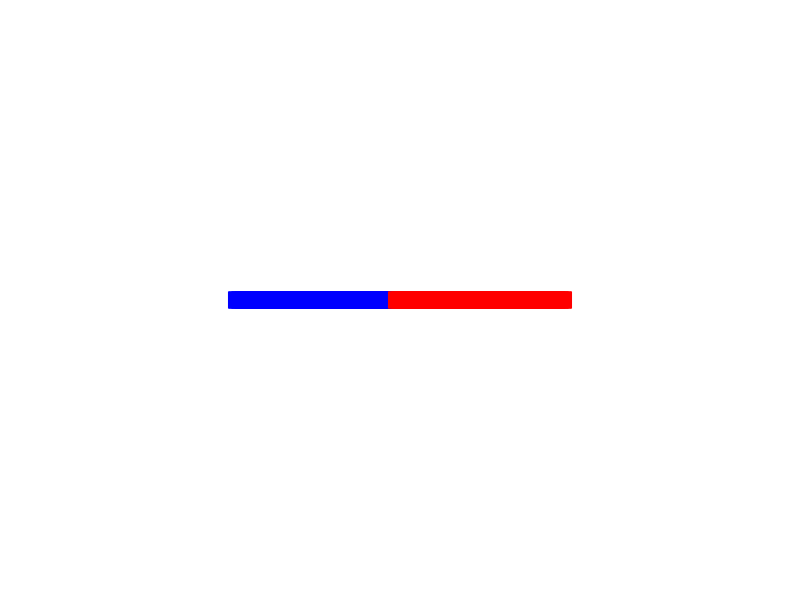

Write the MATLAB code that produced this figure.
%-------MAIN SCRIPT-------w-
%Any code within this function is automatically executed on start up as
%this function is the name of the script file.
%this function has no parameters and is the startup for the game
function [] = tron
%close all windows, clear all variables, and clear console screen
close all;
clear all;
clc;

%this is the time between each refresh of the snake.
speed=0.035;

%if the game is currently paused, >0 is true, 0 is false.
currently = 0;

%this determines the direction of the snake UP - 1 , RIGHT - 0 , DOWN - 3 ,
%LEFT - 2
%start snake going in the right direction.
player1_direction = 0;
player2_direction = 2;

%this controls how much space between the snake body parts. DONT TOUCH
bike_speed = 1;

%creates figure, name disp
disp=figure('units','pixels','Name','Tron','Color','white');
%get screensize and set it to the Position parameter 
SCREEN_DIMENSIONS = get(0,'Screensize');

%player's score, by default 0.
PLAYER1_SCORE=0;
PLAYER2_SCORE=0;
%running is a boolean variable that breaks the main loop if the game is running or
%not.
running = 1;
%width and height of window, not the actual graph.
% WIDTH = 700;
% HEIGHT = 500;
%width and height of the graph 0<X<100 and 0<Y<100
GRAPH_WIDTH=200;
GRAPH_HEIGHT=100;
%dimensions in pixels of the screen laid out.
PLOT_DIMENSIONS = SCREEN_DIMENSIONS;
%[SCREEN_DIMENSIONS(3)/2-WIDTH/2 SCREEN_DIMENSIONS(4)/2-HEIGHT/2 WIDTH HEIGHT];
%set the figure into the center of screen with proper dimensions
set(disp,'Position',PLOT_DIMENSIONS);
%turn off Resize, toolbar, and menubar (all unnecessary).
set(disp,'Resize','off');
set(disp,'ToolBar','none');
set(disp,'MenuBar','none');
%within the figure, anytime a key is pressed, send the data of the key
%pressed to the KeyPress function created.
set(disp,'KeyPressFcn',@keyPress);


%https://www.mathworks.com/help/matlab/ref/matlab.graphics.primitive.text-properties.html
title('TRON','Color','white','FontName','Terminal','FontSize',20);

%makes figure boxed in
box on;



%set axii to the graph width and height
axis([0 GRAPH_WIDTH 0 GRAPH_HEIGHT]);
axis manual;
%remove the ticks
XTick=1:GRAPH_WIDTH;
YTick=1:GRAPH_HEIGHT;

set(gca,'YTick', YTick,'XTick',XTick);
set(gca,'Color','black');
set(gca,'XColor','w');
set(gca,'YColor','w');
set(gca,'LineWidth',1);
set(gca,'Position',[0.1,0.1,0.8,0.8]);
set(gca,'TickLength',[0,0]);
grid on
hold on

%snake body stored in groups of X,Y;
%first body part is the first column, etc.
%preallocating space for the lines to save time.
player1_body=zeros(2,10000);
player2_body=zeros(2,10000);
player1_body=[GRAPH_WIDTH/4 GRAPH_HEIGHT/2;GRAPH_WIDTH/4-bike_speed GRAPH_HEIGHT/2];
player2_body=[GRAPH_WIDTH*3/4 GRAPH_HEIGHT/2;GRAPH_WIDTH*3/4+bike_speed GRAPH_HEIGHT/2];

%initial plot of the snake body, represented by snake_actual. Green squares
%with a marker size of 10.
player1_plot=plot(player1_body(:,1),player1_body(:,2),'bs','MarkerSize',12);
set(player1_plot,'MarkerFaceColor','b');

player2_plot=plot(player2_body(:,1),player2_body(:,2),'rs','MarkerSize',12);
set(player2_plot,'MarkerFaceColor','r');

%this function turns the snake counter clock wise
%UP - 1 , RIGHT - 0 , DOWN - 3 ,LEFT - 2
function newDir=turnCCW(curDir)
    %if the snake direction is 3, set to 0, as adding 1 to it would break
    %the system. Essentially this is turning it clockwise but due to the
    %nature of the direction system, this is necessary.
    if(curDir==3)
        newDir=0;
    else
        %simply just add 1, changes the direction properly (1->2, up->left)
    newDir=curDir+1;
    end
end

%this function turns the snake clock wise
%UP - 1 , RIGHT - 0 , DOWN - 3 ,LEFT - 2
function newDir=turnCW(curDir)
    %must manually set 0 to 3 as subtracting 1 would not work.
    if(curDir==0)
        newDir=3;
    else
    %if it is not at 0, simply subtract 1 to change dir. properly
    %(2->1, left->up)
    newDir=curDir-1;
    end
end

%this function is embedded into the figure disp which holds the snake. any
%time the user is selected on this figure and presses a key, this function
%is triggered.
function keyPress(src, event)
    %switch statement, event.Key is the key being pressed.
    switch(event.Key)
        %if the up arrow is pressed
        case 'uparrow'
            %and the snake is going to the right
            if(player2_direction==0)
                %turn the snake upward or counter clock wise
                player2_direction=turnCCW(player2_direction);
            end
            %and the snake is going to the left
            if(player2_direction==2)
                %turn the snake downward or clock wise
                player2_direction=turnCW(player2_direction);
            end
        %if the down arrow is pressed
        case 'downarrow'
            %snake is going to the right
            if(player2_direction==0)
                %turn down or clock wise
                player2_direction=turnCW(player2_direction);
            end
            %snake is goig to the left
            if(player2_direction==2)
                %turn the snake down or counter clock wise
                player2_direction=turnCCW(player2_direction);
            end
        %if the left arrow is pressed    
        case 'leftarrow'
            %snake going up
            if(player2_direction==1)
                %turn left or counter clock wise
                player2_direction=turnCCW(player2_direction);
            end
            %snake going down
            if(player2_direction==3)
                %turn right or clock wise
                player2_direction=turnCW(player2_direction);
            end
        %if the right arrow is pressed
        case 'rightarrow'
            %if the snake is going up
            if(player2_direction==1)
                %turn to the right or clock wise
                player2_direction=turnCW(player2_direction);
            end
            %if the snake is going down
            if(player2_direction==3)
                %turn to the left or counter clock wise
                player2_direction=turnCCW(player2_direction);
            end
         case 'w'
            %and the snake is going to the right
            if(player1_direction==0)
                %turn the snake upward or counter clock wise
                player1_direction=turnCCW(player1_direction);
            end
            %and the snake is going to the left
            if(player1_direction==2)
                %turn the snake downward or clock wise
                player1_direction=turnCW(player1_direction);
            end
        %if the down arrow is pressed
        case 's'
            %snake is going to the right
            if(player1_direction==0)
                %turn down or clock wise
                player1_direction=turnCW(player1_direction);
            end
            %snake is goig to the left
            if(player1_direction==2)
                %turn the snake down or counter clock wise
                player1_direction=turnCCW(player1_direction);
            end
        %if the left arrow is pressed    
        case 'a'
            %snake going up
            if(player1_direction==1)
                %turn left or counter clock wise
                player1_direction=turnCCW(player1_direction);
            end
            %snake going down
            if(player1_direction==3)
                %turn right or clock wise
                player1_direction=turnCW(player1_direction);
            end
        %if the right arrow is pressed
        case 'd'
            %if the snake is going up
            if(player1_direction==1)
                %turn to the right or clock wise
                player1_direction=turnCW(player1_direction);
            end
            %if the snake is going down
            if(player1_direction==3)
                %turn to the left or counter clock wise
                player1_direction=turnCCW(player1_direction);
            end
        case 'escape'
            running = 0;
    end
end

%draws the snake on the board by resetting the x data and the y data.
function drawLine()
%sets all the x values of the snake body to the x data.
set(player1_plot, 'XData',player1_body(:,1));
%sets all the y values of the snake body to the y data.
set(player1_plot,'YData',player1_body(:,2));

%sets all the x values of the snake body to the x data.
set(player2_plot, 'XData',player2_body(:,1));
%sets all the y values of the snake body to the y data.
set(player2_plot,'YData',player2_body(:,2))


end

%moves the snake in the proper direction.
function player_body=movePlayers(currentDirection,player_body)
    %now depending on the direction it is going, set the new head position
    %(or first body position) in the correct direction the snake is heading
    player_body(2:end+1,:)=player_body(:,:);
    %eg if snake is going to the right( dir=0)
    if currentDirection==0
    %set the head to the current head position increased by the snake_speed
    %in the x direction (increasing the x position as it is going right)
    %snake_speed is the distance between each segment.
    player_body(1,:)=[player_body(1,1)+bike_speed,player_body(1,2)];
    %if snake going up
    elseif currentDirection==1
    %set the head to the snake_speed + current y, to make it move up.
    player_body(1,:)=[player_body(1,1),player_body(1,2)+bike_speed];
    %same concepts apply 
    elseif currentDirection==2
    player_body(1,:)=[player_body(1,1)-bike_speed,player_body(1,2)];
    else
    player_body(1,:)=[player_body(1,1),player_body(1,2)-bike_speed];
    end
    
end


%This function returns a boolean value if the snake is colliding. If the
%function returns a value of 1 if there is a collision, 0 if there isnt.
function bool=collision()
        %if the head equals 0 in the x or y or the graph boundaries, return
        % 1 for a collision.
        if(player1_body(1,1)>=GRAPH_WIDTH-0.8||player1_body(1,2)>=GRAPH_HEIGHT-0.8||player1_body(1,1)<=0.8||player1_body(1,2)<=0.8)
            bool=1;
            return;
        end
        if(player2_body(1,1)>=GRAPH_WIDTH-0.8||player2_body(1,2)>=GRAPH_HEIGHT-0.8||player2_body(1,1)<=0.8||player2_body(1,2)<=0.8)
            bool=1;
            return;
        end  
        for i=2:length(player1_body)
            if(isequal(player1_body(i,:),player1_body(1,:))||isequal(player2_body(i,:),player2_body(1,:))||isequal(player1_body(i,:),player2_body(1,:))||isequal(player2_body(i,:),player1_body(1,:)))
                bool=1;
                return;
            end
            diff1=(player1_body(1,:)-player2_body(i,:));
            
            if(diff1(1)<1&&diff1(1)>-1&&diff1(2)<1&&diff1(2)>-1)
                bool=1;
                return;
            end
            diff2=(player2_body(1,:)-player1_body(i,:));
            if(diff2(1)<1&&diff2(1)>-1&&diff2(2)<1&&diff2(2)>-1)
                bool=1;
                return;
            end
        end
        bool=0;
end


function setScore()
    xlabel(['PLAYER 1 SCORE: ',num2str(PLAYER1_SCORE),' PLAYER 2 SCORE: ',num2str(PLAYER2_SCORE)],'FontSize',20,'Color','w','FontName','Cambria');
end

function rgb=randomColor()
    r=randi(10)/10;
    g=randi(10)/10;
    b=randi(10)/10;
    rgb=[r g b];
end
%------MAIN---------
while running

    player1_body=movePlayers(player1_direction,player1_body);
    player2_body=movePlayers(player2_direction,player2_body);
    drawLine;
    if (collision())
        break;
    end
    pause(speed);
end
close all
end